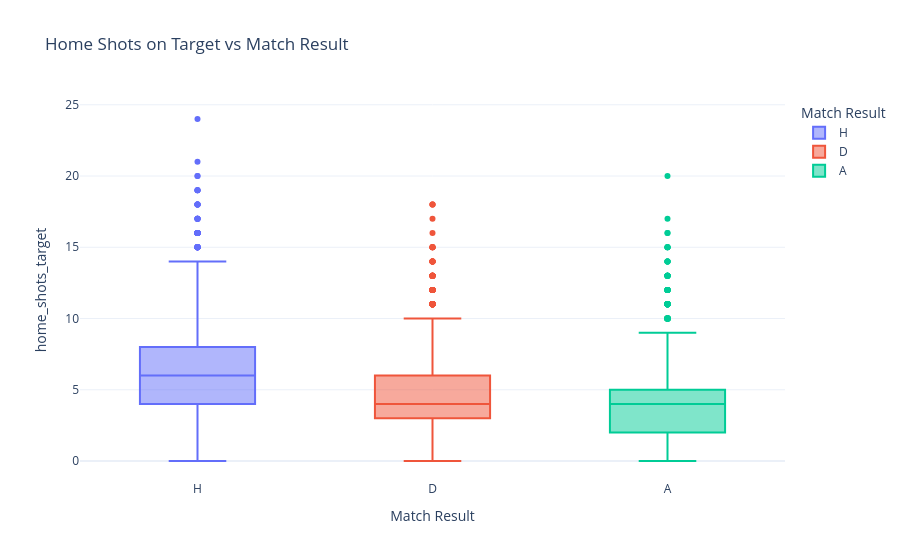

Notebook cell for this chart:
### Code cell
fig5 = px.box(
    df,
    x="result",
    y="home_shots_target",
    color="result",
    title="Home Shots on Target vs Match Result",
    labels={"result": "Match Result", "home_shots_on_target": "Home Shots on Target"}
)

fig5.update_layout(template="plotly_white")
fig5.show()

### Figure 1 — Plotly figure (JSON) as saved in the notebook; plotly's stock layout.template omitted (floating-point values rounded to 4 significant figures; data arrays with more than 128 entries replaced by an {"elided": "..."} marker saying what was removed)
{"data": [{"alignmentgroup": "True", "hovertemplate": "Match Result=%{x}<br>home_shots_target=%{y}<extra></extra>", "legendgroup": "H", "marker": {"color": "#636efa"}, "name": "H", "notched": false, "offsetgroup": "H", "orientation": "v", "showlegend": true, "type": "box", "x": {"elided": "5208 str values"}, "x0": " ", "xaxis": "x", "y": {"elided": "5208 int values"}, "y0": " ", "yaxis": "y"}, {"alignmentgroup": "True", "hovertemplate": "Match Result=%{x}<br>home_shots_target=%{y}<extra></extra>", "legendgroup": "D", "marker": {"color": "#EF553B"}, "name": "D", "notched": false, "offsetgroup": "D", "orientation": "v", "showlegend": true, "type": "box", "x": {"elided": "2798 str values"}, "x0": " ", "xaxis": "x", "y": {"elided": "2798 int values"}, "y0": " ", "yaxis": "y"}, {"alignmentgroup": "True", "hovertemplate": "Match Result=%{x}<br>home_shots_target=%{y}<extra></extra>", "legendgroup": "A", "marker": {"color": "#00cc96"}, "name": "A", "notched": false, "offsetgroup": "A", "orientation": "v", "showlegend": true, "type": "box", "x": {"elided": "3394 str values"}, "x0": " ", "xaxis": "x", "y": {"elided": "3394 int values"}, "y0": " ", "yaxis": "y"}], "layout": {"boxmode": "overlay", "legend": {"title": {"text": "Match Result"}, "tracegroupgap": 0}, "title": {"text": "Home Shots on Target vs Match Result"}, "xaxis": {"anchor": "y", "categoryarray": ["H", "D", "A"], "categoryorder": "array", "domain": [0, 1], "title": {"text": "Match Result"}}, "yaxis": {"anchor": "x", "domain": [0, 1], "title": {"text": "home_shots_target"}}}}
